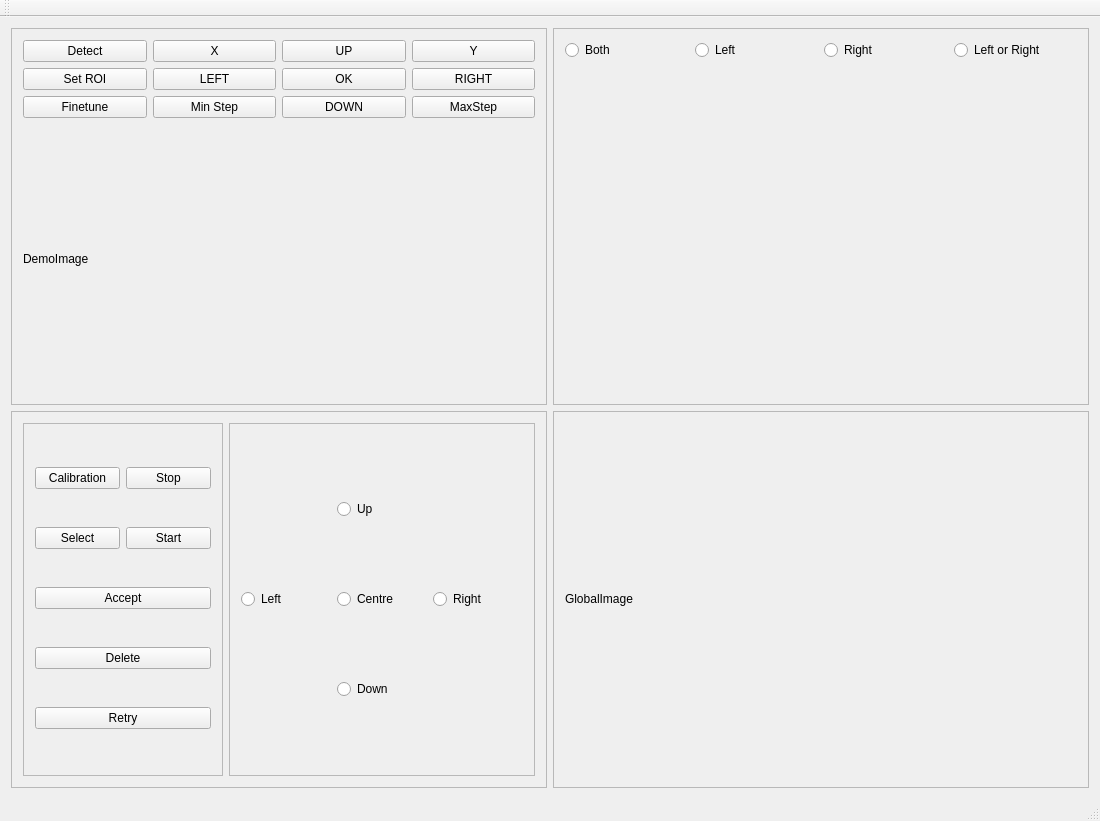
<?xml version="1.0" encoding="UTF-8"?>
<ui version="4.0">
 <class>QT_GUIDEMOClass</class>
 <widget class="QMainWindow" name="QT_GUIDEMOClass">
  <property name="geometry">
   <rect>
    <x>0</x>
    <y>0</y>
    <width>1100</width>
    <height>821</height>
   </rect>
  </property>
  <property name="windowTitle">
   <string>QT_GUIDEMO</string>
  </property>
  <widget class="QWidget" name="centralWidget">
   <layout class="QGridLayout" name="gridLayout_5">
    <item row="0" column="0">
     <widget class="QFrame" name="frame">
      <property name="frameShape">
       <enum>QFrame::StyledPanel</enum>
      </property>
      <property name="frameShadow">
       <enum>QFrame::Plain</enum>
      </property>
      <property name="lineWidth">
       <number>5</number>
      </property>
      <layout class="QGridLayout" name="gridLayout_6">
       <item row="0" column="0">
        <widget class="QPushButton" name="pushButton_Detect">
         <property name="text">
          <string>Detect</string>
         </property>
        </widget>
       </item>
       <item row="0" column="1">
        <widget class="QPushButton" name="pushButton_X">
         <property name="text">
          <string>X</string>
         </property>
        </widget>
       </item>
       <item row="0" column="2">
        <widget class="QPushButton" name="pushButton_UP">
         <property name="text">
          <string>UP</string>
         </property>
        </widget>
       </item>
       <item row="0" column="3">
        <widget class="QPushButton" name="pushButton_Y">
         <property name="text">
          <string>Y</string>
         </property>
        </widget>
       </item>
       <item row="1" column="0">
        <widget class="QPushButton" name="pushButton_setROI">
         <property name="text">
          <string>Set ROI</string>
         </property>
        </widget>
       </item>
       <item row="1" column="1">
        <widget class="QPushButton" name="pushButton_LEFT">
         <property name="text">
          <string>LEFT</string>
         </property>
        </widget>
       </item>
       <item row="1" column="2">
        <widget class="QPushButton" name="pushButton_OK">
         <property name="text">
          <string>OK</string>
         </property>
        </widget>
       </item>
       <item row="1" column="3">
        <widget class="QPushButton" name="pushButton_RIGHT">
         <property name="text">
          <string>RIGHT</string>
         </property>
        </widget>
       </item>
       <item row="2" column="0">
        <widget class="QPushButton" name="pushButton_Finetune">
         <property name="text">
          <string>Finetune</string>
         </property>
        </widget>
       </item>
       <item row="2" column="1">
        <widget class="QPushButton" name="pushButton_MinStep">
         <property name="text">
          <string>Min Step</string>
         </property>
        </widget>
       </item>
       <item row="2" column="2">
        <widget class="QPushButton" name="pushButton_DOWN">
         <property name="text">
          <string>DOWN</string>
         </property>
        </widget>
       </item>
       <item row="2" column="3">
        <widget class="QPushButton" name="pushButton_MaxStep">
         <property name="text">
          <string>MaxStep</string>
         </property>
        </widget>
       </item>
       <item row="3" column="0" colspan="4">
        <widget class="QLabel" name="label_ShowEye">
         <property name="text">
          <string>DemoImage</string>
         </property>
        </widget>
       </item>
      </layout>
     </widget>
    </item>
    <item row="0" column="1">
     <widget class="QFrame" name="frame_6">
      <property name="frameShape">
       <enum>QFrame::StyledPanel</enum>
      </property>
      <property name="frameShadow">
       <enum>QFrame::Plain</enum>
      </property>
      <layout class="QGridLayout" name="gridLayout_4">
       <item row="0" column="0">
        <widget class="QRadioButton" name="radioButton_BothEye">
         <property name="text">
          <string>Both</string>
         </property>
        </widget>
       </item>
       <item row="0" column="1">
        <widget class="QRadioButton" name="radioButton_LeftEye">
         <property name="text">
          <string>Left</string>
         </property>
        </widget>
       </item>
       <item row="0" column="2">
        <widget class="QRadioButton" name="radioButton_RightEye">
         <property name="text">
          <string>Right</string>
         </property>
        </widget>
       </item>
       <item row="0" column="3">
        <widget class="QRadioButton" name="radioButton_LorREye">
         <property name="text">
          <string>Left or Right</string>
         </property>
        </widget>
       </item>
       <item row="1" column="0" colspan="4">
        <widget class="FilterClass" name="FilterLabel">
         <property name="text">
          <string/>
         </property>
        </widget>
       </item>
      </layout>
     </widget>
    </item>
    <item row="1" column="0">
     <widget class="QFrame" name="frame_2">
      <property name="frameShape">
       <enum>QFrame::StyledPanel</enum>
      </property>
      <property name="frameShadow">
       <enum>QFrame::Plain</enum>
      </property>
      <layout class="QGridLayout" name="gridLayout_2">
       <item row="0" column="0">
        <widget class="QFrame" name="frame_4">
         <property name="maximumSize">
          <size>
           <width>200</width>
           <height>16777215</height>
          </size>
         </property>
         <property name="frameShape">
          <enum>QFrame::StyledPanel</enum>
         </property>
         <property name="frameShadow">
          <enum>QFrame::Plain</enum>
         </property>
         <property name="lineWidth">
          <number>5</number>
         </property>
         <layout class="QGridLayout" name="gridLayout_7">
          <item row="4" column="0" colspan="2">
           <widget class="QPushButton" name="pushButton_Retry">
            <property name="text">
             <string>Retry</string>
            </property>
           </widget>
          </item>
          <item row="0" column="0">
           <widget class="QPushButton" name="pushButton_Calib">
            <property name="text">
             <string>Calibration</string>
            </property>
           </widget>
          </item>
          <item row="1" column="1">
           <widget class="QPushButton" name="pushButton_Start">
            <property name="text">
             <string>Start</string>
            </property>
           </widget>
          </item>
          <item row="0" column="1">
           <widget class="QPushButton" name="pushButton_Stop">
            <property name="text">
             <string>Stop</string>
            </property>
           </widget>
          </item>
          <item row="1" column="0">
           <widget class="QPushButton" name="pushButton_Select">
            <property name="text">
             <string>Select</string>
            </property>
           </widget>
          </item>
          <item row="3" column="0" colspan="2">
           <widget class="QPushButton" name="pushButton_Delete">
            <property name="text">
             <string>Delete</string>
            </property>
           </widget>
          </item>
          <item row="2" column="0" colspan="2">
           <widget class="QPushButton" name="pushButton_Accept">
            <property name="text">
             <string>Accept</string>
            </property>
           </widget>
          </item>
         </layout>
        </widget>
       </item>
       <item row="0" column="1">
        <widget class="QFrame" name="frame_3">
         <property name="frameShape">
          <enum>QFrame::StyledPanel</enum>
         </property>
         <property name="frameShadow">
          <enum>QFrame::Plain</enum>
         </property>
         <layout class="QGridLayout" name="gridLayout">
          <item row="3" column="1">
           <widget class="QRadioButton" name="radioButton_Down">
            <property name="text">
             <string>Down</string>
            </property>
           </widget>
          </item>
          <item row="1" column="1">
           <widget class="QRadioButton" name="radioButton_Up">
            <property name="text">
             <string>Up</string>
            </property>
           </widget>
          </item>
          <item row="2" column="1">
           <widget class="QRadioButton" name="radioButton_Centre">
            <property name="text">
             <string>Centre</string>
            </property>
           </widget>
          </item>
          <item row="2" column="0">
           <widget class="QRadioButton" name="radioButton_Left">
            <property name="text">
             <string>Left</string>
            </property>
           </widget>
          </item>
          <item row="2" column="2">
           <widget class="QRadioButton" name="radioButton_Right">
            <property name="text">
             <string>Right</string>
            </property>
           </widget>
          </item>
         </layout>
        </widget>
       </item>
      </layout>
     </widget>
    </item>
    <item row="1" column="1">
     <widget class="QFrame" name="frame_5">
      <property name="frameShape">
       <enum>QFrame::StyledPanel</enum>
      </property>
      <property name="frameShadow">
       <enum>QFrame::Plain</enum>
      </property>
      <layout class="QGridLayout" name="gridLayout_3">
       <item row="0" column="0">
        <widget class="QLabel" name="label_GlobalImage">
         <property name="sizePolicy">
          <sizepolicy hsizetype="Preferred" vsizetype="Preferred">
           <horstretch>0</horstretch>
           <verstretch>0</verstretch>
          </sizepolicy>
         </property>
         <property name="maximumSize">
          <size>
           <width>16777215</width>
           <height>350</height>
          </size>
         </property>
         <property name="text">
          <string>GlobalImage</string>
         </property>
        </widget>
       </item>
      </layout>
     </widget>
    </item>
   </layout>
  </widget>
  <widget class="QMenuBar" name="menuBar">
   <property name="geometry">
    <rect>
     <x>0</x>
     <y>0</y>
     <width>1100</width>
     <height>23</height>
    </rect>
   </property>
  </widget>
  <widget class="QToolBar" name="mainToolBar">
   <attribute name="toolBarArea">
    <enum>TopToolBarArea</enum>
   </attribute>
   <attribute name="toolBarBreak">
    <bool>false</bool>
   </attribute>
  </widget>
  <widget class="QStatusBar" name="statusBar"/>
 </widget>
 <layoutdefault spacing="6" margin="11"/>
 <customwidgets>
  <customwidget>
   <class>FilterClass</class>
   <extends>QLabel</extends>
   <header location="global">filterclass.h</header>
  </customwidget>
 </customwidgets>
 <resources>
  <include location="qt_guidemo.qrc"/>
 </resources>
 <connections/>
</ui>
